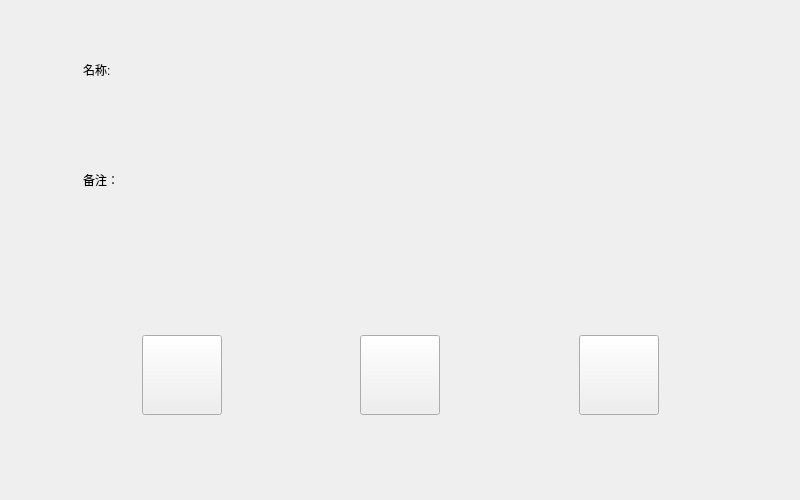
<?xml version="1.0" encoding="UTF-8"?>
<ui version="4.0">
 <class>FriendInfoPage</class>
 <widget class="QWidget" name="FriendInfoPage">
  <property name="geometry">
   <rect>
    <x>0</x>
    <y>0</y>
    <width>800</width>
    <height>500</height>
   </rect>
  </property>
  <property name="minimumSize">
   <size>
    <width>800</width>
    <height>500</height>
   </size>
  </property>
  <property name="maximumSize">
   <size>
    <width>800</width>
    <height>500</height>
   </size>
  </property>
  <property name="windowTitle">
   <string>FriendInfoPage</string>
  </property>
  <layout class="QVBoxLayout" name="verticalLayout">
   <property name="spacing">
    <number>0</number>
   </property>
   <property name="leftMargin">
    <number>0</number>
   </property>
   <property name="topMargin">
    <number>0</number>
   </property>
   <property name="rightMargin">
    <number>0</number>
   </property>
   <property name="bottomMargin">
    <number>0</number>
   </property>
   <item>
    <widget class="QWidget" name="widget" native="true">
     <layout class="QHBoxLayout" name="horizontalLayout">
      <item>
       <widget class="QLabel" name="icon_label">
        <property name="minimumSize">
         <size>
          <width>50</width>
          <height>50</height>
         </size>
        </property>
        <property name="maximumSize">
         <size>
          <width>50</width>
          <height>50</height>
         </size>
        </property>
        <property name="text">
         <string/>
        </property>
       </widget>
      </item>
      <item>
       <widget class="QWidget" name="widget_3" native="true">
        <layout class="QVBoxLayout" name="verticalLayout_2">
         <item>
          <widget class="QWidget" name="widget_4" native="true">
           <layout class="QHBoxLayout" name="horizontalLayout_2">
            <item>
             <widget class="QLabel" name="name_label">
              <property name="text">
               <string>名称:</string>
              </property>
             </widget>
            </item>
            <item>
             <widget class="QLabel" name="name_tip">
              <property name="text">
               <string/>
              </property>
             </widget>
            </item>
            <item>
             <spacer name="horizontalSpacer">
              <property name="orientation">
               <enum>Qt::Horizontal</enum>
              </property>
              <property name="sizeType">
               <enum>QSizePolicy::Fixed</enum>
              </property>
              <property name="sizeHint" stdset="0">
               <size>
                <width>500</width>
                <height>20</height>
               </size>
              </property>
             </spacer>
            </item>
           </layout>
          </widget>
         </item>
         <item>
          <widget class="QWidget" name="widget_5" native="true">
           <layout class="QHBoxLayout" name="horizontalLayout_3">
            <item>
             <widget class="QLabel" name="alias_label">
              <property name="text">
               <string>备注：</string>
              </property>
             </widget>
            </item>
            <item>
             <widget class="QLabel" name="alias_tip">
              <property name="text">
               <string/>
              </property>
             </widget>
            </item>
            <item>
             <spacer name="horizontalSpacer_2">
              <property name="orientation">
               <enum>Qt::Horizontal</enum>
              </property>
              <property name="sizeType">
               <enum>QSizePolicy::Fixed</enum>
              </property>
              <property name="sizeHint" stdset="0">
               <size>
                <width>500</width>
                <height>20</height>
               </size>
              </property>
             </spacer>
            </item>
           </layout>
          </widget>
         </item>
        </layout>
       </widget>
      </item>
     </layout>
    </widget>
   </item>
   <item>
    <widget class="QWidget" name="widget_2" native="true">
     <layout class="QHBoxLayout" name="horizontalLayout_4">
      <item>
       <spacer name="horizontalSpacer_3">
        <property name="orientation">
         <enum>Qt::Horizontal</enum>
        </property>
        <property name="sizeHint" stdset="0">
         <size>
          <width>40</width>
          <height>20</height>
         </size>
        </property>
       </spacer>
      </item>
      <item>
       <widget class="ClickedBtn" name="msg_chat_button">
        <property name="minimumSize">
         <size>
          <width>80</width>
          <height>80</height>
         </size>
        </property>
        <property name="maximumSize">
         <size>
          <width>80</width>
          <height>80</height>
         </size>
        </property>
        <property name="text">
         <string/>
        </property>
       </widget>
      </item>
      <item>
       <spacer name="horizontalSpacer_5">
        <property name="orientation">
         <enum>Qt::Horizontal</enum>
        </property>
        <property name="sizeHint" stdset="0">
         <size>
          <width>40</width>
          <height>20</height>
         </size>
        </property>
       </spacer>
      </item>
      <item>
       <widget class="ClickedBtn" name="voice_chat_button">
        <property name="minimumSize">
         <size>
          <width>80</width>
          <height>80</height>
         </size>
        </property>
        <property name="maximumSize">
         <size>
          <width>80</width>
          <height>80</height>
         </size>
        </property>
        <property name="text">
         <string/>
        </property>
       </widget>
      </item>
      <item>
       <spacer name="horizontalSpacer_6">
        <property name="orientation">
         <enum>Qt::Horizontal</enum>
        </property>
        <property name="sizeHint" stdset="0">
         <size>
          <width>40</width>
          <height>20</height>
         </size>
        </property>
       </spacer>
      </item>
      <item>
       <widget class="ClickedBtn" name="video_chat_button">
        <property name="minimumSize">
         <size>
          <width>80</width>
          <height>80</height>
         </size>
        </property>
        <property name="maximumSize">
         <size>
          <width>80</width>
          <height>80</height>
         </size>
        </property>
        <property name="text">
         <string/>
        </property>
       </widget>
      </item>
      <item>
       <spacer name="horizontalSpacer_4">
        <property name="orientation">
         <enum>Qt::Horizontal</enum>
        </property>
        <property name="sizeHint" stdset="0">
         <size>
          <width>40</width>
          <height>20</height>
         </size>
        </property>
       </spacer>
      </item>
     </layout>
    </widget>
   </item>
  </layout>
 </widget>
 <customwidgets>
  <customwidget>
   <class>ClickedBtn</class>
   <extends>QPushButton</extends>
   <header location="global">ClickedBtn.h</header>
  </customwidget>
 </customwidgets>
 <resources/>
 <connections/>
</ui>
